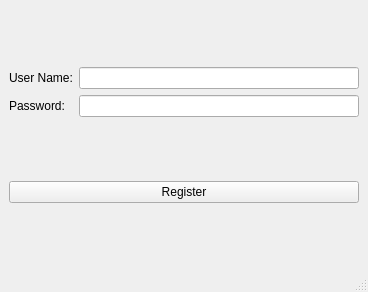
<?xml version="1.0" encoding="UTF-8"?>
<ui version="4.0">
 <class>MainWindow</class>
 <widget class="QMainWindow" name="MainWindow">
  <property name="geometry">
   <rect>
    <x>0</x>
    <y>0</y>
    <width>368</width>
    <height>292</height>
   </rect>
  </property>
  <property name="windowTitle">
   <string>MainWindow</string>
  </property>
  <widget class="QWidget" name="centralwidget">
   <layout class="QGridLayout" name="gridLayout">
    <item row="1" column="0" colspan="2">
     <widget class="QPushButton" name="btn_register">
      <property name="text">
       <string>Register</string>
      </property>
     </widget>
    </item>
    <item row="0" column="0">
     <layout class="QVBoxLayout" name="verticalLayout_2">
      <item>
       <widget class="QLabel" name="label_name">
        <property name="text">
         <string>User Name:</string>
        </property>
       </widget>
      </item>
      <item>
       <widget class="QLabel" name="label_pwd">
        <property name="text">
         <string>Password:</string>
        </property>
       </widget>
      </item>
     </layout>
    </item>
    <item row="0" column="1">
     <layout class="QVBoxLayout" name="verticalLayout">
      <item>
       <widget class="QLineEdit" name="line_user_name"/>
      </item>
      <item>
       <widget class="QLineEdit" name="line_passwd"/>
      </item>
     </layout>
    </item>
   </layout>
  </widget>
  <widget class="QMenuBar" name="menubar">
   <property name="geometry">
    <rect>
     <x>0</x>
     <y>0</y>
     <width>368</width>
     <height>26</height>
    </rect>
   </property>
  </widget>
  <widget class="QStatusBar" name="statusbar"/>
 </widget>
 <resources/>
 <connections/>
</ui>
